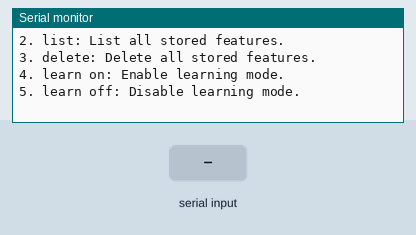
A sketch run on a simulated Arduino Uno, built with avr-gcc and run on an emulated ATmega328P. Parts: the last lines printed to the serial monitor. The test bench sets the inputs (shaded band). Storage starts empty.

Above: at 1.2 s.
1.3 s: "sample,1\n" received over Serial
At 2.5 s:
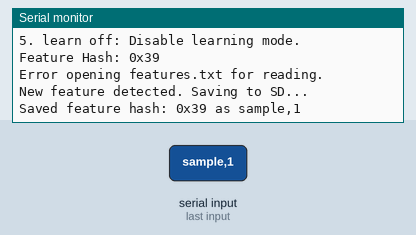
2.8 s: "sample,150\n" received over Serial
At 3.7 s:
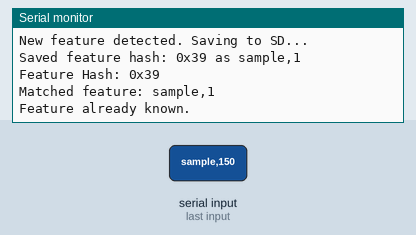
4.3 s: "list,1\n" received over Serial
At 5.5 s:
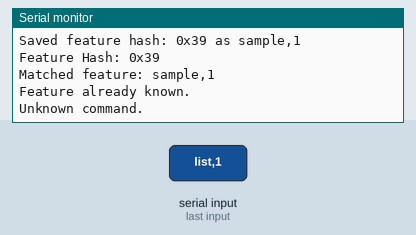
5.8 s: "list\n" received over Serial
At 7.0 s:
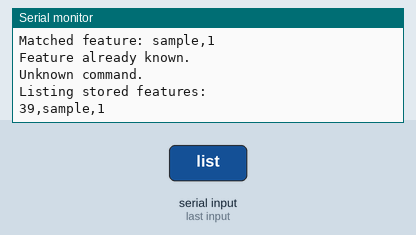
7.3 s: "delete\n" received over Serial
At 8.0 s:
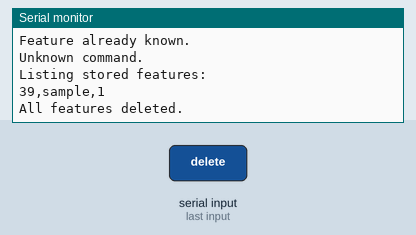
8.8 s: "sample\n" received over Serial
At 9.7 s:
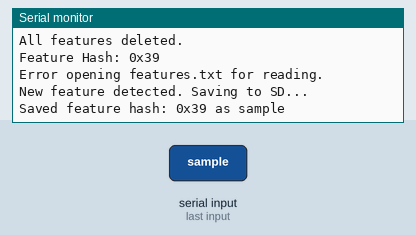

Measured:
- after the input at 1.3 s, the serial monitor: prints a new line at once (image 1)
- after the input at 2.8 s, the serial monitor: prints a new line at once (image 2)
- after the input at 4.3 s, the serial monitor: prints a new line at once (image 3)
- after the input at 5.8 s, the serial monitor: prints a new line at once (image 4)
- after the input at 7.3 s, the serial monitor: prints a new line at once (image 5)
- after the input at 8.8 s, the serial monitor: prints a new line at once (image 6)

The sketch:

FD_more.ino
```cpp
#include <Arduino.h>
#include <SD.h>
#include <SPI.h>

// LFSR class for pseudo-random number generation
class LFSR {
  private:
    uint32_t state;
    uint32_t taps;
    uint8_t length;

  public:
    LFSR(uint32_t init_state, uint32_t tap_polynomial, uint8_t len) : state(init_state), taps(tap_polynomial), length(len) {}

    uint8_t next() {
      uint8_t lsb = state & 1;   // Get the least significant bit
      state >>= 1;               // Shift state to the right by 1
      if (lsb) {
        state ^= taps;           // Apply taps if the LSB was 1
      }
      return state & 1;          // Return the new LSB
    }

    uint32_t getState() {
      return state;
    }
};

// Polynomial derivative in GF(2)
uint32_t polyDerivativeGF2(uint32_t poly) {
  uint32_t derivative = 0;
  uint32_t mask = 2;   // Start with x^1
  while (poly >= mask) {
    if (poly & mask) {
      derivative ^= (mask >> 1);   // Add the lower degree term to the derivative
    }
    mask <<= 1;
  }
  return derivative;
}

// Feature hashing
uint32_t featureHash(uint32_t sequence) {
  return sequence ^ (sequence >> 16);  // Simple hash function
}

// SD Card setup
const int chipSelect = 5;
File featureFile;
bool learningMode = true;  // Enable/Disable learning mode

// Initialize the SD card
void initSDCard() {
  if (!SD.begin(chipSelect)) {
    Serial.println("SD Card initialization failed!");
    return;
  }
  Serial.println("SD Card initialized.");
}

// Save a feature to the SD card
void saveFeatureToSD(uint32_t featureHash, const char* featureName) {
  featureFile = SD.open("features.txt", FILE_WRITE);
  if (featureFile) {
    featureFile.print(featureHash, HEX);
    featureFile.print(",");
    featureFile.println(featureName);
    featureFile.close();
    Serial.print("Saved feature hash: 0x");
    Serial.print(featureHash, HEX);
    Serial.print(" as ");
    Serial.println(featureName);
  } else {
    Serial.println("Error opening features.txt for writing.");
  }
}

// Check if a feature already exists on the SD card
bool matchFeatureFromSD(uint32_t featureHash) {
  featureFile = SD.open("features.txt", FILE_READ);
  if (featureFile) {
    while (featureFile.available()) {
      String line = featureFile.readStringUntil('\n');
      int separatorIndex = line.indexOf(',');
      String storedHashStr = line.substring(0, separatorIndex);
      uint32_t storedHash = (uint32_t)strtol(storedHashStr.c_str(), NULL, 16);

      if (storedHash == featureHash) {
        String storedName = line.substring(separatorIndex + 1);
        Serial.print("Matched feature: ");
        Serial.println(storedName);
        featureFile.close();
        return true;
      }
    }
    featureFile.close();
  } else {
    Serial.println("Error opening features.txt for reading.");
  }
  return false;
}

// List all stored features from the SD card
void listFeatures() {
  featureFile = SD.open("features.txt", FILE_READ);
  if (featureFile) {
    Serial.println("Listing stored features:");
    while (featureFile.available()) {
      String line = featureFile.readStringUntil('\n');
      Serial.println(line);
    }
    featureFile.close();
  } else {
    Serial.println("Error opening features.txt for reading.");
  }
}

// Delete all stored features on the SD card
void deleteAllFeatures() {
  if (SD.exists("features.txt")) {
    SD.remove("features.txt");
    Serial.println("All features deleted.");
  } else {
    Serial.println("No features to delete.");
  }
}

// Analyze the signal and detect or store a feature
void analyzeSignal(LFSR &lfsr, int numSteps, const char* featureName) {
  uint32_t sequence = 0;
  for (int i = 0; i < numSteps; i++) {
    sequence = (sequence << 1) | lfsr.next();
  }

  // Hash the sequence
  uint32_t hash = featureHash(sequence);
  Serial.print("Feature Hash: 0x");
  Serial.println(hash, HEX);

  // Check if feature already exists
  if (matchFeatureFromSD(hash)) {
    Serial.println("Feature already known.");
  } else {
    if (learningMode) {
      Serial.println("New feature detected. Saving to SD...");
      saveFeatureToSD(hash, featureName);
    } else {
      Serial.println("Unknown feature detected (Non-learning mode).");
    }
  }
}

// Command handling from the user via Serial input
void handleCommand(String command) {
  if (command.startsWith("sample")) {
    // Extract the feature name and trigger feature detection
    String featureName = command.substring(command.indexOf(' ') + 1);
    LFSR lfsr(0x1, 0x6, 3);  // Example LFSR initialization
    analyzeSignal(lfsr, 7, featureName.c_str());  // Sample for 7 steps
  } else if (command == "list") {
    listFeatures();
  } else if (command == "delete") {
    deleteAllFeatures();
  } else if (command == "learn on") {
    learningMode = true;
    Serial.println("Learning mode ON.");
  } else if (command == "learn off") {
    learningMode = false;
    Serial.println("Learning mode OFF.");
  } else {
    Serial.println("Unknown command.");
  }
}

void setup() {
  Serial.begin(115200);
  while (!Serial);  // Wait for Serial to be ready

  // Initialize the SD card
  initSDCard();

  // Print available commands
  Serial.println("Command options:");
  Serial.println("1. sample <name>: Trigger signal sampling and feature detection.");
  Serial.println("2. list: List all stored features.");
  Serial.println("3. delete: Delete all stored features.");
  Serial.println("4. learn on: Enable learning mode.");
  Serial.println("5. learn off: Disable learning mode.");
}

void loop() {
  if (Serial.available()) {
    String command = Serial.readStringUntil('\n');
    command.trim();  // Remove extra whitespace
    handleCommand(command);  // Process the command
  }
}
```
